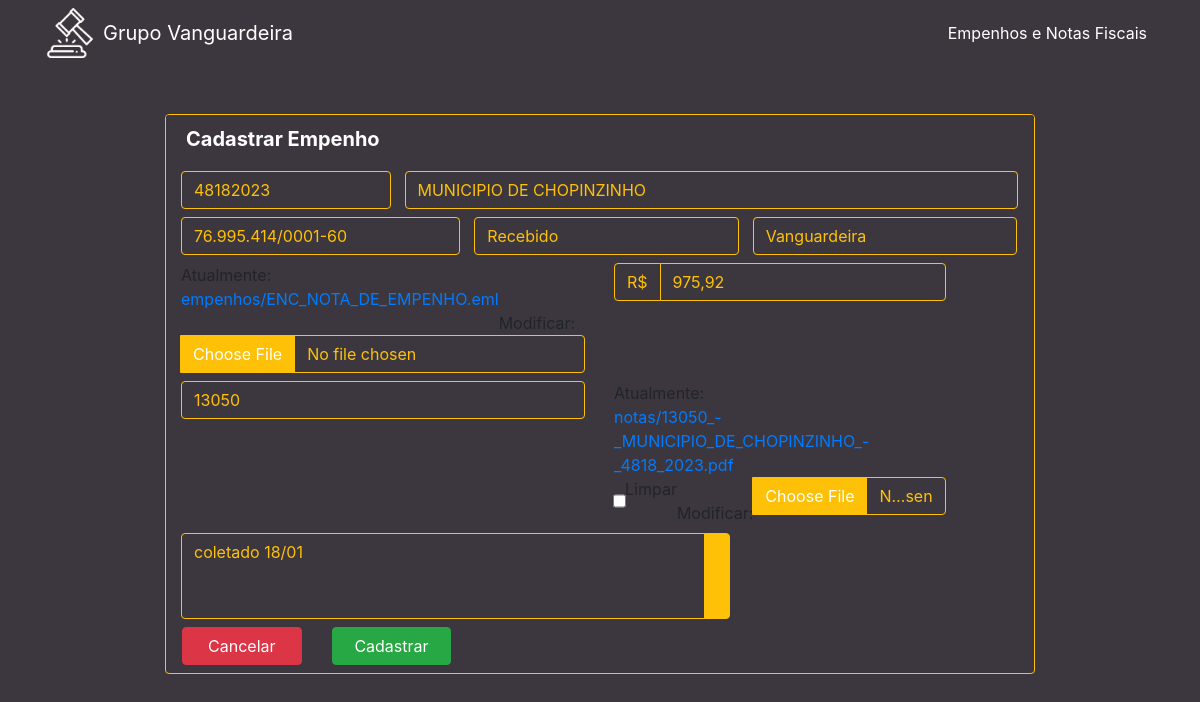
/edit/2840/, run on an earlier commit of the app's database.
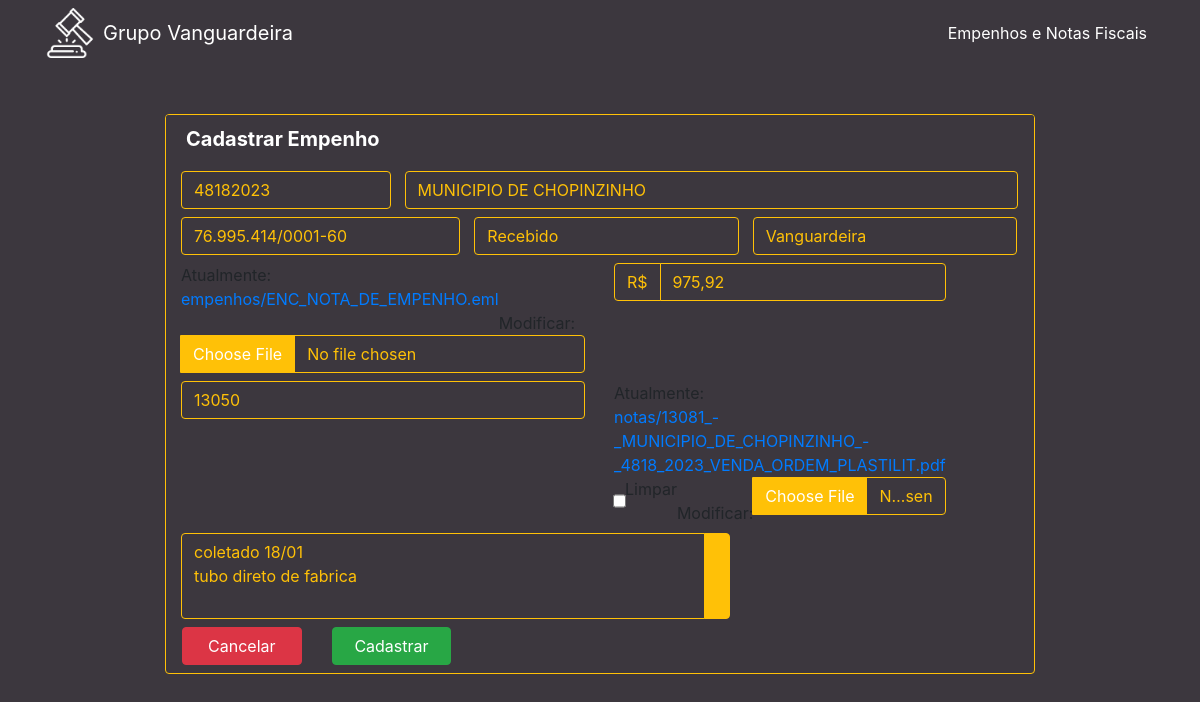
And on a later commit of the database.
### cliente/models.py (models this page shows, shortened)
class Cliente(models.Model):
    numero = models.CharField(max_length=255)
    nome = models.CharField(max_length=255)
    cnpj = models.CharField(max_length=255)
    data_criacao = models.DateTimeField(default=timezone.now)
    categoria = models.ForeignKey(Categoria, on_delete=models.DO_NOTHING)
    empresa = models.ForeignKey(Empresa, on_delete=models.DO_NOTHING)
    empenho = models.FileField(upload_to='empenhos/', max_length=500)
    nfe = models.FileField(upload_to='notas/', max_length=500, default='0', blank=True)
    n_nfe = models.CharField(max_length=255, blank=True)
    descricao = models.TextField(blank=True)
    valor = models.CharField(max_length=255)

### cliente/views.py (the view)
# urls.py: path('edit/<int:pk>/', views.edit, name="edit"),
def edit(request, pk):
    cliente = Cliente.objects.get(pk=pk)
    form = ClienteForm(instance=cliente)
    return render(request, 'cliente/form.html', {'cliente': cliente, 'form': form})

### cliente/form.py
class ClienteForm(ModelForm):
    class Meta:
        model = Cliente
        fields = ['numero', 'nome', 'cnpj', 'data_criacao', 'categoria', 'empresa', 'empenho', 'descricao', 'valor', 'nfe', 'n_nfe']
    def __init__(self, *args, **kwargs):
        super(ClienteForm, self).__init__(*args, **kwargs)
        for field in self.fields:
            self.fields[field]. widget.attrs.update({'class': 'form-control'})

### cliente/models.py (called while the page is built)
    def __str__(self):
        return self.nome

    def __str__(self):
        return self.nome

### cliente/templates/cliente/form.html (shortened to what this page needs)
{% extends 'base.html' %}
{% load widget_tweaks %}
{% block conteudo %}
    <div class="container col-lg-12 center mt-5 w-75">
        <div class="card card-primary card-formulario">
            <div class="card-header">
                <h5 class="card-title mb-0">
                    Cadastrar Empenho
                </h5>
            </div>
            <form action="{% if cliente %}/cliente/update/{{cliente.id}}/{% else %}/cliente/create/{% endif %}" method="POST" enctype="multipart/form-data">
                  <div class="input-group col-12 p-15 my-2">
                    <div class="input-group col-3 p-0">
                      {% render_field form.numero name="numero" type="name" placeholder="Nº Empenho" autocomplete="off"%}
                    </div>
                    <div class="input-group col-9 pr-0">
                      {% render_field form.nome name="nome" id="nome" type="name" placeholder="Nome do cliente" autocomplete="off"%}
                    </div>
                  </div>
                  <div class="input-group col-12 mb-2 p-15">
                    <div class="input-group col-4 p-0" >
                      {% render_field form.cnpj type="text" onblur="checkCnpj(this.value)" id="cpfcnpj" placeholder="CNPJ" autocomplete="off"%}
                    </div>
                    <div class="input-group col-4 pr-0">
                      {% render_field form.categoria name="categoria" id="categoria" placeholder="Categoria" autocomplete="off"%}
                    </div>
                    <div class="input-group col-4 pr-0">
                      {% render_field form.empresa name="empresa" id="empresa" placeholder="Empresa" autocomplete="off"%}
                    </div>
                  </div>
                  <div class="input-group col-12 p-0">
                    <div class="input-group col-6 p-15 mb-2" >
                      {% render_field form.empenho name="empenho" type="file" placeholder="Empenho" autocomplete="off"%}
                    </div>
                    <div class="input-group col-5 p-15 mb-2" >
                      <span class="input-group-text valor" id="span-valor">R$</span>
                      {% render_field form.valor name="valor" type="text" id="valor" placeholder="Valor do empenho" autocomplete="off"%}
                    </div>
                  </div>
                  <div class="input-group col-12 p-0">
                    <div class="input-group col-6 p-15 mb-2" >
                      {% render_field form.n_nfe name="n_nfe" type="name" placeholder="Nº Nota" autocomplete="off"%}
                    </div>
                    <div class="input-group col-5 p-15 mb-2" >
                      {% render_field form.nfe name="nfe" type="file" value="0" placeholder="Nfe" autocomplete="off"%}
                    </div>
                  </div>
                  <div class="input-group col-8 p-15 mb-2" >
                    {% render_field form.descricao rows="3" style="resize:none;" placeholder="Observações..." type="text" autocomplete="off"%}
                    <div class="input-group-append">
                      <div class="input-group-text">
                      </div>
                    </div>
                  </div>
                <div class="row">
                    <div class="col-2 mb-2 ml-3">
                      <a class="btn btn-danger btn-block" href="{{ request.META.HTTP_REFERER }}">Cancelar</a>
                    </div>
                    <div class="col-2 m-0">
                      <button type="submit" class="btn btn-success btn-block" id="submit_button" >Cadastrar</button>
                    </div>
                </div>
            </form>
        </div>
    </div>
{% endblock %}

What changed in the data, as far as the page shows it:
changed Cliente "MUNICIPIO DE CHOPINZINHO": descricao "coletado 18/01" → "coletado 18/01 tubo direto de fabrica"
Also different on the page:
text no longer shown: "Atualmente: notas/13050_-_MUNICIPIO_DE_CHOPINZINHO_-_4818_2023.pdf Limpar Modificar:"
text now shown: "Atualmente: notas/13081_-_MUNICIPIO_DE_CHOPINZINHO_-_4818_2023_VENDA_ORDEM_PLASTILIT.pdf Limpar Modificar:"
